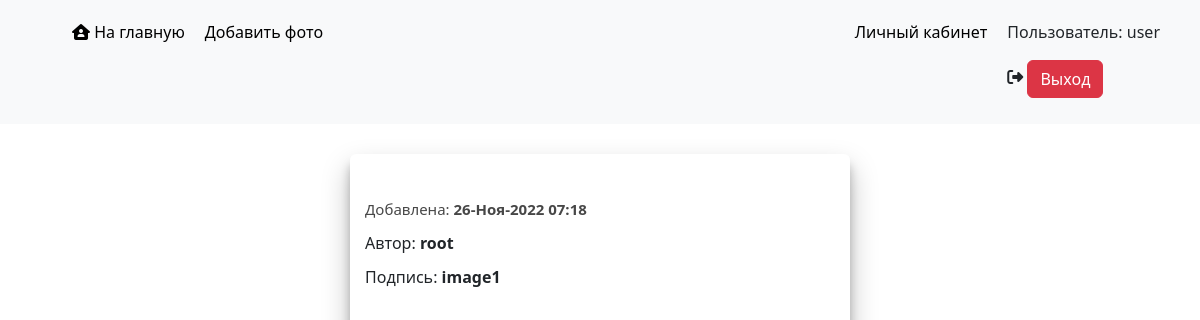
The app's page /photo/3 (signed in) with its own data.
### webapp/models.py (models this page shows, shortened)
class Photo(models.Model):
    image = models.ImageField(verbose_name='Фото', upload_to='img', blank=False, null=False)
    signature = models.CharField(verbose_name='Подпись', max_length=1000, blank=False, null=False)
    created_at = models.DateTimeField(verbose_name="Время создания", auto_now_add=True)
    author = models.ForeignKey(
        get_user_model(), verbose_name='Автор', related_name='photos', on_delete=models.CASCADE, blank=False, null=False
    )
    users = models.ManyToManyField(through='webapp.Favourite', to=User, related_name='us_photos')

### webapp/views/photo.py (the view)
# urls.py: path('photo/<int:pk>', PhotoDetail.as_view(), name='photo'),
class PhotoDetail(DetailView):
    template_name = 'detail_photo.html'
    model = Photo
    context_object_name = 'photo'

### webapp/templates/detail_photo.html (shortened to what this page needs)
{% extends "base.html" %}
{% load static %}
{% block photo_block %}
<div class="container">
    <div class="img_item">
        <div class="content">
             <p class="created_date">Добавлена: <b>{{ photo.created_at|date:"d-M-Y H:i" }}</b></p>
        <p>Автор: <b>{{ photo.author }}</b></p>
        <p>Подпись: <b>{{ photo.signature }}</b></p>
        </div>
    </div>
</div>
{% endblock %}

### webapp/templates/base.html (shortened to what this page needs)
<!DOCTYPE html>
{% load static %}
{% load bootstrap5 %}
<html lang="en">
<head>
    <link rel="stylesheet" href="{% static 'css/style.css' %}">
    <link rel="stylesheet" href="https://cdnjs.cloudflare.com/ajax/libs/font-awesome/6.2.0/css/all.min.css"/>
    <link href="https://cdn.jsdelivr.net/npm/bootstrap@5.2.3/dist/css/bootstrap.min.css" rel="stylesheet"
>
</head>
<body>
<header class="navbar-expand-lg navbar-light bg-light">
    <div class="header_body">
        <ul>
            <div>
                <li><a href="{% url 'index' %}"><i class="fa-solid fa-house-user"></i> На главную</a></li>
                {% if user.is_authenticated %}
                <li><a href="{% url 'create' %}">Добавить фото</a></li>
                {% endif %}
            </div>
            <div>
                {% if user.is_authenticated %}
                <li><a href="{% url 'profile' user.pk %}">Личный кабинет</a></li>
                <li>
                    <p>Пользователь: {{ user.username }}</p>
                    <form action="{% url 'logout' %}" method="post">
                        <a>
                            <i class="fa-solid fa-right-from-bracket"></i> <input class="logout_btn btn btn-danger" type="submit"
                                                                                  value="Выход">
                        </a>
                    </form>
                </li>
                {% else %}
                <li><a class="login_btn" href="{% url 'login' %}"><i class="fa-solid fa-right-to-bracket"></i> Вход</a>
                </li>
                <li><a class="login_btn" href="{% url 'register' %}"><i class="fa-solid fa-user-plus"></i>
                    Регистрация</a>
                </li>
                {% endif %}
            </div>
        </ul>
    </div>
</header>
<div class="wrapper">
    <div class="photo_block">
        {% block photo_block %}
        {% endblock %}
    </div>
</div>
</body>
</html>

### webapp/static/css/style.css (style rules this page uses)
p { margin: 0; }
li { list-style-type: none; }
.wrapper { display: flex; flex-direction: column; align-items: center; margin: 30px 30px 50px 30px; }
.img_item { margin-bottom: 30px; }
.created_date { font-size: 15px; margin-bottom: 7px; color: #474747; }
header { padding: 20px 0px 10px 0px; }
.header_body { padding: 0px 30px; }
.header_body ul { display: flex; justify-content: space-between; }
.header_body ul div { display: flex; }
.header_body ul li { margin: 0px 10px; }
.header_body ul li a { color: #000000; text-decoration: none; }
.img_item { box-shadow: 0 14px 28px rgba(0,0,0,0.25), 0 10px 10px rgba(0,0,0,0.22); border-radius: 6px; padding-bottom: 20px; width: 500px; }
.img_item .content { padding: 20px 15px; }
.img_item .content p { margin-bottom: 10px; }

### records on screen
Photo: created_at "26-Ноя-2022 07:18", author "root", signature "image1"

### other values on screen
{{ user.username }} "user"
